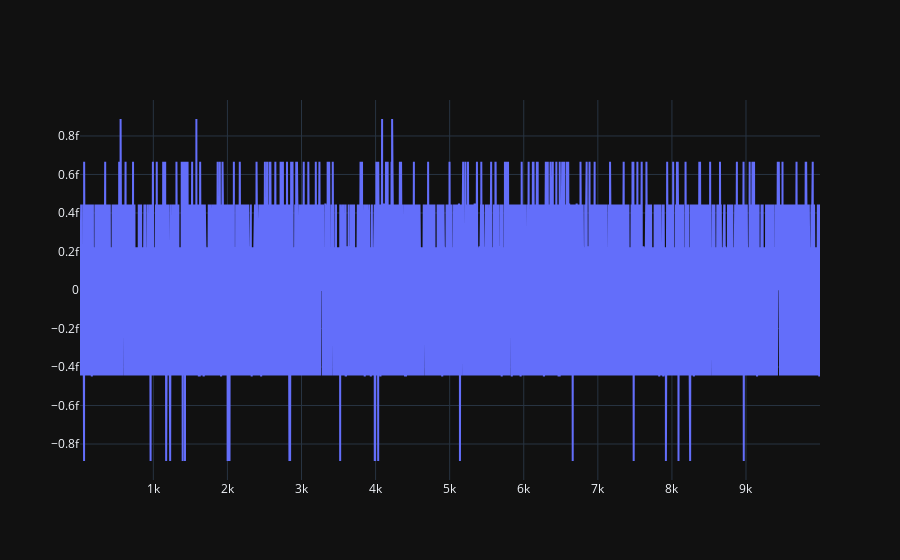

Here is the notebook cell this chart was saved with:
### Code cell
fig = go.Figure()
fig.add_trace(go.Scatter(x=frequency_range, y=alphas))
# fig.update_xaxes(type="log")
fig.show()

### Figure 1 — Plotly figure (JSON) as saved in the notebook; plotly's stock layout.template omitted (floating-point values rounded to 4 significant figures; data arrays with more than 128 entries replaced by an {"elided": "..."} marker saying what was removed)
{"data": [{"x": {"elided": "9990 float values"}, "y": {"elided": "19980 float values"}, "type": "scatter"}], "layout": {}}
